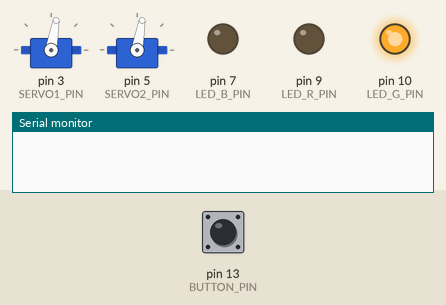
Recording of a sketch running on a simulated Arduino Uno, built with avr-gcc and run on an emulated ATmega328P. Parts: 2 × servo, output pins drawn as LEDs (lit = HIGH), the last lines printed to the serial monitor. The test bench sets the inputs (shaded band); at power-on: pin 13 (BUTTON_PIN) HIGH.

Above: at 1.2 s.
1.3 s: pin 13 (BUTTON_PIN) pulled LOW for 0.15 s
At 2.2 s:
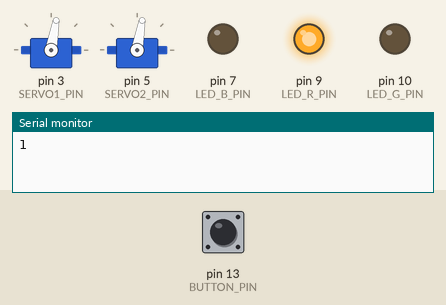
Timing chart, 0 to 9.3 s (numbered marks = the images above; inputs shaded):
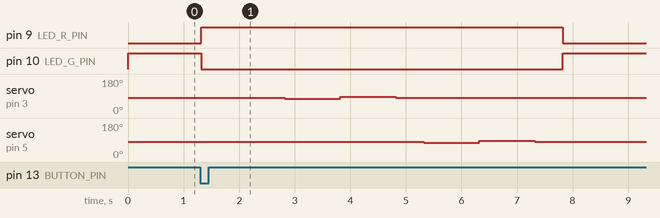

Measured:
- after the input at 1.3 s, pin 9 (LED_R_PIN): LOW → HIGH at once, → LOW 6.5 s later; pin 10 (LED_G_PIN): HIGH → LOW at once, → HIGH 6.5 s later; servo on pin 3 (SERVO1_PIN): 80° → 75° after 1.5 s, → 85° 1.0 s later, → 80° 1.0 s later; servo on pin 5 (SERVO2_PIN): 80° → 75° after 4.0 s, → 85° 1.0 s later, → 80° 1.0 s later

The sketch:

dispenser.ino
```cpp
#include <AceButton.h>
#include <Servo.h>

using namespace ace_button;

// pin definitions
const int SERVO1_PIN = 3;
const int SERVO2_PIN = 5;
const int LED_B_PIN = 7;
const int LED_R_PIN = 9;
const int LED_G_PIN = 10;
const int BUTTON_PIN = 13;

// string for reading from serial and converting to an int
String inString = "";

int soyFollowers = 0;
int oatFollowers = 0;
int almondFollowers = 0;
int coconutFollowers = 0;

bool inProcess = false;
bool buttonPressed = false;

Servo servo1;
Servo servo2;

AceButton button(BUTTON_PIN);

void handleEvent(AceButton*, uint8_t, uint8_t);

void setup() {
  Serial.begin(9600);

  // setup up servos
  servo1.attach(SERVO1_PIN);
  servo2.attach(SERVO2_PIN);

  // setup LEDs
  pinMode(LED_B_PIN,OUTPUT);
  pinMode(LED_R_PIN,OUTPUT);
  pinMode(LED_G_PIN,OUTPUT);

  // setup button
  pinMode(BUTTON_PIN, INPUT_PULLUP);
  button.setEventHandler(handleEvent);

  digitalWrite(LED_G_PIN,HIGH);

  servo1.write(80);
  servo2.write(80);
}

void loop() {
  // check if arduino is currently in process of dispensing
  if(!inProcess) {
    button.check();
  }

  if(buttonPressed) {
    delay(1000);

    if(Serial.available() > 0) {
      delay(1000);

      // loop for reading data from serial given by python code
      while(1){
        int inChar = Serial.read();
        if(isDigit(inChar)) {
          inString += (char)inChar;
        }

        if(inChar == 'S') {
          soyFollowers = inString.toInt();
          inString = "";
        }
        else if(inChar == 'O') {
          oatFollowers = inString.toInt();
          inString = "";
        }
        else if(inChar == 'A') {
          almondFollowers = inString.toInt();
          inString = "";
        }
        // C is the final deliminator
        else if(inChar == 'C') {
          coconutFollowers = inString.toInt();
          inString = "";
          break;
        }
      }
    }

    // debugging check to make sure not follower counts were 0
    // I'm assuming each page has atleast one follower
    if(((soyFollowers != 0) && (oatFollowers != 0)) && ((almondFollowers != 0) && (coconutFollowers != 0))) {
      digitalWrite(7,HIGH);
      delay(1000);
      digitalWrite(7,LOW);
    }

    delay(500);

    // dispense soy and oat
    servo1.write(75);
    delay(soyFollowers*100+1000);
    servo1.write(85);
    delay(oatFollowers*100+1000);
    servo1.write(80);

    delay(500);

    // disoense almond and coconut
    servo2.write(75);
    delay(almondFollowers*100+1000);
    servo2.write(85);
    delay(coconutFollowers*100+1000);
    servo2.write(80);

    delay(500);

    // reset and end process
    digitalWrite(LED_R_PIN,LOW);
    digitalWrite(LED_G_PIN,HIGH);
    inProcess = false;
    buttonPressed = false;
  }
}

void handleEvent(AceButton* /*button*/, uint8_t eventType,
    uint8_t /*buttonState*/) {
  switch (eventType) {
    case AceButton::kEventPressed:
      inProcess = true;
      buttonPressed = true;
      Serial.println(1);
      digitalWrite(LED_G_PIN,LOW);
      digitalWrite(LED_R_PIN,HIGH);
      break;
    case AceButton::kEventReleased:
      Serial.println(0);
      break;
  }
}
```
